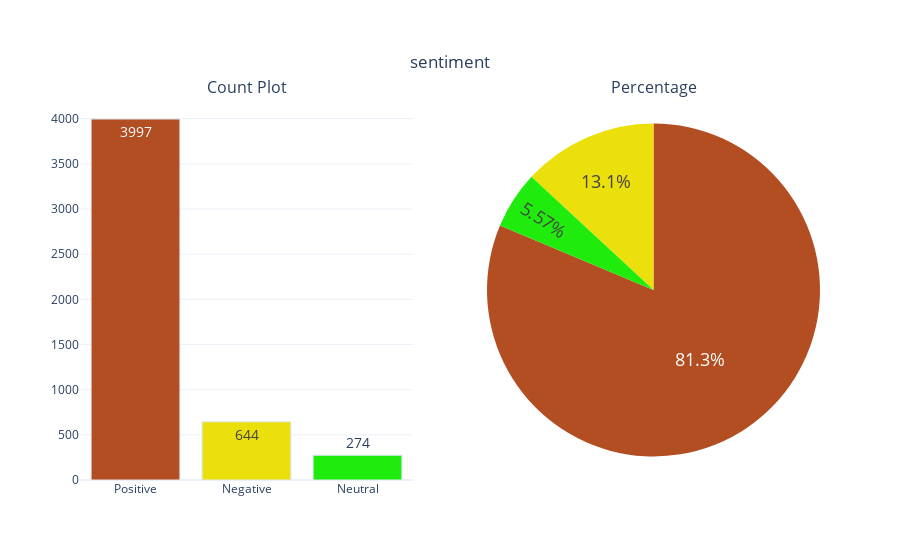

The notebook cell this image was saved under:
### Code cell
categorical_variable_summary(df, 'sentiment')

### Figure 1 — Plotly figure (JSON) as saved in the notebook; plotly's stock layout.template omitted (floating-point values rounded to 4 significant figures)
{"data": [{"marker": {"color": ["#B34D22", "#EBE00C", "#1FEB0C", "#0C92EB", "#EB0CD5"], "line": {"color": "#DBE6EC", "width": 1}}, "name": "sentiment", "showlegend": false, "text": ["3997", "644", "274"], "textfont": {"size": 14}, "textposition": "auto", "type": "bar", "x": ["Positive", "Negative", "Neutral"], "xaxis": "x", "y": [3997, 644, 274], "yaxis": "y"}, {"domain": {"x": [0.55, 1], "y": [0, 1]}, "labels": ["Positive", "Negative", "Neutral"], "marker": {"colors": ["#B34D22", "#EBE00C", "#1FEB0C", "#0C92EB", "#EB0CD5"]}, "name": "sentiment", "showlegend": false, "textfont": {"size": 18}, "textposition": "auto", "type": "pie", "values": [3997, 644, 274]}], "layout": {"annotations": [{"font": {"size": 16}, "showarrow": false, "text": "Count Plot", "x": 0.225, "xanchor": "center", "xref": "paper", "y": 1, "yanchor": "bottom", "yref": "paper"}, {"font": {"size": 16}, "showarrow": false, "text": "Percentage", "x": 0.775, "xanchor": "center", "xref": "paper", "y": 1, "yanchor": "bottom", "yref": "paper"}], "title": {"text": "sentiment", "x": 0.5, "xanchor": "center", "y": 0.9, "yanchor": "top"}, "xaxis": {"anchor": "y", "domain": [0, 0.45]}, "yaxis": {"anchor": "x", "domain": [0, 1]}}}
